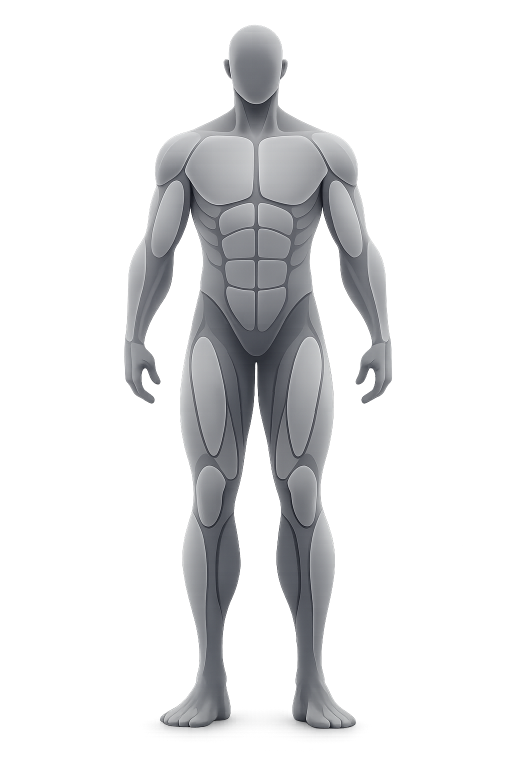
#> input picture assets/body-map/body-front.png, 1024 x 1536 px, found by its file name (shown at 1/2 size)
$ python extract_muscle_paths_final.py
#> lines starting #> are read from the running program, lines starting #| are printed output that depends on the picture
#!/usr/bin/env python3
"""
Extract SVG muscle contour paths from 3D body model images — FINAL version.

Uses radial ray-casting with per-muscle tuned thresholds.
For muscles where ray-casting doesn't work well (core, front delts, side delts),
uses bounding-box constrained ray-casting with only bright/alpha as stopping criteria.

ViewBox: 0 0 160 492
Front body center: vb_x = 96.6
Back body center: vb_x = 69.5
"""

from PIL import Image
import numpy as np
import math

VB_W = 160
VB_H = 492
IMG_W = 500
IMG_H = 1536
SCALE_X = VB_W / IMG_W
SCALE_Y = VB_H / IMG_H

def px_to_vb(px, py):
    return (round(px * SCALE_X, 1), round(py * SCALE_Y, 1))

def vb_to_px(vx, vy):
    return (int(round(vx / SCALE_X)), int(round(vy / SCALE_Y)))

def load_image(path):
    img = np.array(Image.open(path).convert('RGBA')).astype(np.float64)
    lum = 0.299 * img[:,:,0] + 0.587 * img[:,:,1] + 0.114 * img[:,:,2]
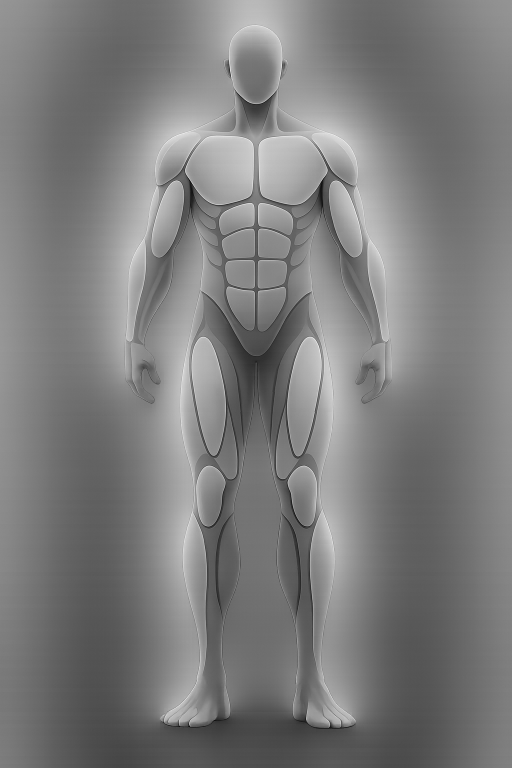
#> lum: shape (1536, 1024) float64 (shown at 1/2 size); min 0, max 253.2, mean 125.1
    return lum, img[:,:,3]

def compute_gradient(lum):
    h, w = lum.shape
    gx = np.zeros_like(lum)
    gy = np.zeros_like(lum)
    gx[1:-1, 1:-1] = (-lum[0:-2, 0:-2] + lum[0:-2, 2:] - 2*lum[1:-1, 0:-2] + 2*lum[1:-1, 2:] - lum[2:, 0:-2] + lum[2:, 2:])
    gy[1:-1, 1:-1] = (-lum[0:-2, 0:-2] - 2*lum[0:-2, 1:-1] - lum[0:-2, 2:] + lum[2:, 0:-2] + 2*lum[2:, 1:-1] + lum[2:, 2:])
    return np.sqrt(gx**2 + gy**2)

def cast_ray(lum, alpha, grad, cx, cy, angle, min_r, max_r,
             grad_thresh=40, lum_jump=30, bright_thresh=242,
             bbox_vb=None):
    """Cast a ray, return boundary pixel coords. Optional bbox in vb coords."""
    h, w = lum.shape
    dx, dy = math.cos(angle), math.sin(angle)
    prev = lum[cy, cx]
    for r in range(min_r, max_r):
        x, y = int(round(cx+dx*r)), int(round(cy+dy*r))
        if x<0 or x>=w or y<0 or y>=h:
            return (int(round(cx+dx*(r-1))), int(round(cy+dy*(r-1))))
        # Bounding box check in vb coords
        if bbox_vb:
            vx, vy = px_to_vb(x, y)
            if vx < bbox_vb[0] or vx > bbox_vb[2] or vy < bbox_vb[1] or vy > bbox_vb[3]:
                return (x, y)
        if alpha[y,x] < 128:
            return (x, y)
        pl = lum[y,x]
        pg = grad[y,x]
        if pl > bright_thresh:
            return (x, y)
        if pg > grad_thresh:
            return (x, y)
        if abs(pl - prev) > lum_jump:
            return (x, y)
        prev = pl
    x, y = int(round(cx+dx*max_r)), int(round(cy+dy*max_r))
    return (max(0,min(w-1,x)), max(0,min(h-1,y)))

def extract_boundary(lum, alpha, grad, defn):
    """Extract boundary points using radial ray-casting."""
    seed = defn['seed_vb']
    cx, cy = vb_to_px(seed[0], seed[1])
    n_rays = defn.get('n_rays', 24)
    points = []
    for i in range(n_rays):
        angle = 2 * math.pi * i / n_rays
        pt = cast_ray(lum, alpha, grad, cx, cy, angle,
                      min_r=defn.get('min_r', 4),
                      max_r=defn.get('max_r', 80),
                      grad_thresh=defn.get('grad_thresh', 40),
                      lum_jump=defn.get('lum_jump', 30),
                      bright_thresh=defn.get('bright_thresh', 242),
                      bbox_vb=defn.get('bbox_vb', None))
        if pt:
            points.append(px_to_vb(pt[0], pt[1]))
    return points

def smooth_points(pts, window=2):
    n = len(pts)
    if n < window*2+1: return pts
    result = []
    for i in range(n):
        sx = sy = 0.0
        for j in range(-window, window+1):
            sx += pts[(i+j)%n][0]; sy += pts[(i+j)%n][1]
        c = 2*window+1
        result.append((round(sx/c,1), round(sy/c,1)))
    return result

def subsample(pts, target=14):
    n = len(pts)
    if n <= target: return pts
    step = n / target
    return [pts[int(round(i*step))%n] for i in range(target)]

def to_svg_path(pts):
    n = len(pts)
    if n < 3: return ""
    w = [pts[-1]] + list(pts) + [pts[0], pts[1]]
    parts = [f"M {w[1][0]} {w[1][1]}"]
    for i in range(1, len(w)-2):
        p0, p1, p2, p3 = [np.array(w[j]) for j in [i-1,i,i+1,i+2]]
        c1 = p1 + (p2-p0)/6.0
        c2 = p2 - (p3-p1)/6.0
        parts.append(f"C {c1[0]:.1f} {c1[1]:.1f}, {c2[0]:.1f} {c2[1]:.1f}, {p2[0]:.1f} {p2[1]:.1f}")
    parts.append("Z")
    return " ".join(parts)

def process(lum, alpha, grad, name, defn):
    """Process one muscle, return SVG path string."""
    boundary = extract_boundary(lum, alpha, grad, defn)
    if len(boundary) < 5:
        print(f"  {name}: FAILED ({len(boundary)} pts)")
        return None
    smoothed = smooth_points(boundary, window=defn.get('smooth', 2))
    target = defn.get('target_pts', 14)
    sampled = subsample(smoothed, target)
    path = to_svg_path(sampled)
    xs = [p[0] for p in sampled]; ys = [p[1] for p in sampled]
    print(f"  {name}: {len(boundary)}->{len(sampled)} pts, "
          f"x=[{min(xs):.1f}-{max(xs):.1f}] y=[{min(ys):.1f}-{max(ys):.1f}] "
          f"({max(xs)-min(xs):.0f}x{max(ys)-min(ys):.0f})")
    return path

# ── FRONT Muscles ──
FRONT = {
    'chest_left': {
        'seed_vb': (83, 182), 'n_rays': 24, 'min_r': 5, 'max_r': 65,
        'grad_thresh': 40, 'lum_jump': 35, 'target_pts': 14,
    },
    'chest_right': {
        'seed_vb': (111, 182), 'n_rays': 24, 'min_r': 5, 'max_r': 65,
        'grad_thresh': 40, 'lum_jump': 35, 'target_pts': 14,
    },
    'shoulder_left': {
        'seed_vb': (64, 162), 'n_rays': 24, 'min_r': 4, 'max_r': 50,
        'grad_thresh': 40, 'lum_jump': 30, 'target_pts': 12,
    },
    'shoulder_right': {
        'seed_vb': (129, 162), 'n_rays': 24, 'min_r': 4, 'max_r': 50,
        'grad_thresh': 40, 'lum_jump': 30, 'target_pts': 12,
    },
    'bicep_left': {
        'seed_vb': (56, 198), 'n_rays': 24, 'min_r': 4, 'max_r': 65,
        'grad_thresh': 40, 'lum_jump': 30, 'target_pts': 14,
    },
    'bicep_right': {
        'seed_vb': (138, 198), 'n_rays': 24, 'min_r': 4, 'max_r': 65,
        'grad_thresh': 40, 'lum_jump': 30, 'target_pts': 14,
    },
    'forearm_left': {
        'seed_vb': (47, 248), 'n_rays': 24, 'min_r': 4, 'max_r': 55,
        'grad_thresh': 40, 'lum_jump': 30, 'target_pts': 12,
    },
    'forearm_right': {
        'seed_vb': (146, 248), 'n_rays': 24, 'min_r': 4, 'max_r': 55,
        'grad_thresh': 40, 'lum_jump': 30, 'target_pts': 12,
    },
    # Core: use bbox constraint + only bright/alpha stopping (no grad/lum_jump)
    # The abs area is bounded by chest line (~y=196), groin (~y=262),
    # and arm gaps (~x=72 left, ~x=122 right)
    'core': {
        'seed_vb': (96.6, 228), 'n_rays': 32, 'min_r': 8, 'max_r': 120,
        'grad_thresh': 9999, 'lum_jump': 9999,
        'bbox_vb': (76, 196, 118, 262),
        'target_pts': 16, 'smooth': 3,
    },
    # Quads: higher thresholds since internal quad muscle lines are strong
    'quad_left': {
        'seed_vb': (80, 306), 'n_rays': 28, 'min_r': 5, 'max_r': 100,
        'grad_thresh': 80, 'lum_jump': 50, 'target_pts': 14,
    },
    'quad_right': {
        'seed_vb': (113, 306), 'n_rays': 28, 'min_r': 5, 'max_r': 100,
        'grad_thresh': 80, 'lum_jump': 50, 'target_pts': 14,
    },
}

# ── BACK Muscles ──
BACK = {
    'traps': {
        'seed_vb': (69.5, 158), 'n_rays': 28, 'min_r': 5, 'max_r': 70,
        'grad_thresh': 40, 'lum_jump': 30, 'target_pts': 14,
    },
    'rear_delt_left': {
        'seed_vb': (37, 163), 'n_rays': 24, 'min_r': 4, 'max_r': 45,
        'grad_thresh': 40, 'lum_jump': 30, 'target_pts': 12,
    },
    'rear_delt_right': {
        'seed_vb': (102, 163), 'n_rays': 24, 'min_r': 4, 'max_r': 45,
        'grad_thresh': 40, 'lum_jump': 30, 'target_pts': 12,
    },
    'back_central': {
        'seed_vb': (65.5, 207), 'n_rays': 28, 'min_r': 5, 'max_r': 80,
        'grad_thresh': 40, 'lum_jump': 30, 'target_pts': 14,
    },
    'lat_left': {
        'seed_vb': (50, 195), 'n_rays': 28, 'min_r': 5, 'max_r': 70,
        'grad_thresh': 38, 'lum_jump': 28, 'target_pts': 14,
    },
    'lat_right': {
        'seed_vb': (89, 195), 'n_rays': 28, 'min_r': 5, 'max_r': 70,
        'grad_thresh': 38, 'lum_jump': 28, 'target_pts': 14,
    },
    # Triceps: use bbox + moderate threshold to get proper elongated shape
    'tricep_left': {
        'seed_vb': (28, 200), 'n_rays': 24, 'min_r': 4, 'max_r': 60,
        'grad_thresh': 60, 'lum_jump': 40,
        'bbox_vb': (18, 176, 36, 228),
        'target_pts': 14,
    },
    'tricep_right': {
        'seed_vb': (111, 200), 'n_rays': 24, 'min_r': 4, 'max_r': 60,
        'grad_thresh': 60, 'lum_jump': 40,
        'bbox_vb': (103, 176, 121, 228),
        'target_pts': 14,
    },
    'glute_left': {
        'seed_vb': (52, 268), 'n_rays': 24, 'min_r': 5, 'max_r': 60,
        'grad_thresh': 40, 'lum_jump': 30,
        'bbox_vb': (34, 252, 68, 284),
        'target_pts': 14,
    },
    'glute_right': {
        'seed_vb': (87, 268), 'n_rays': 24, 'min_r': 5, 'max_r': 60,
        'grad_thresh': 40, 'lum_jump': 30,
        'bbox_vb': (71, 252, 105, 284),
        'target_pts': 14,
    },
    'hamstring_left': {
        'seed_vb': (52, 305), 'n_rays': 28, 'min_r': 5, 'max_r': 75,
        'grad_thresh': 45, 'lum_jump': 35,
        'bbox_vb': (36, 277, 68, 340),
        'target_pts': 14,
    },
    'hamstring_right': {
        'seed_vb': (87, 305), 'n_rays': 28, 'min_r': 5, 'max_r': 75,
        'grad_thresh': 45, 'lum_jump': 35,
        'bbox_vb': (71, 277, 103, 340),
        'target_pts': 14,
    },
    'calf_left': {
        'seed_vb': (46, 365), 'n_rays': 24, 'min_r': 4, 'max_r': 60,
        'grad_thresh': 40, 'lum_jump': 30,
        'bbox_vb': (36, 340, 64, 395),
        'target_pts': 12,
    },
    'calf_right': {
        'seed_vb': (93, 365), 'n_rays': 24, 'min_r': 4, 'max_r': 60,
        'grad_thresh': 40, 'lum_jump': 30,
        'bbox_vb': (75, 340, 103, 395),
        'target_pts': 12,
    },
}

def main():
    front_path = '/Users/johenilhernandez/LockedInFIT/assets/body-map/body-front.png'
    back_path = '/Users/johenilhernandez/LockedInFIT/assets/body-map/body-back.png'

    f_lum, f_a = load_image(front_path); f_g = compute_gradient(f_lum)
#> after `f_lum, f_a = load_image(front_path)`:
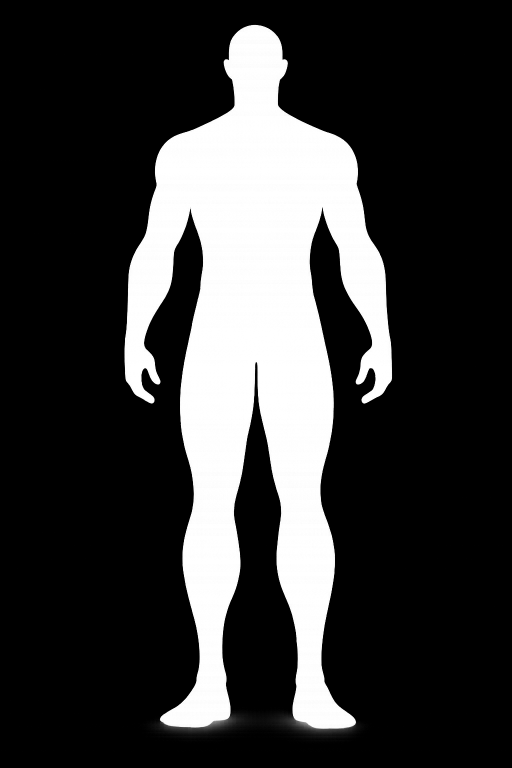
#> f_a: shape (1536, 1024) float64 (shown at 1/2 size); min 0, max 255, mean 57.3
#> after `f_g = compute_gradient(f_lum)`:
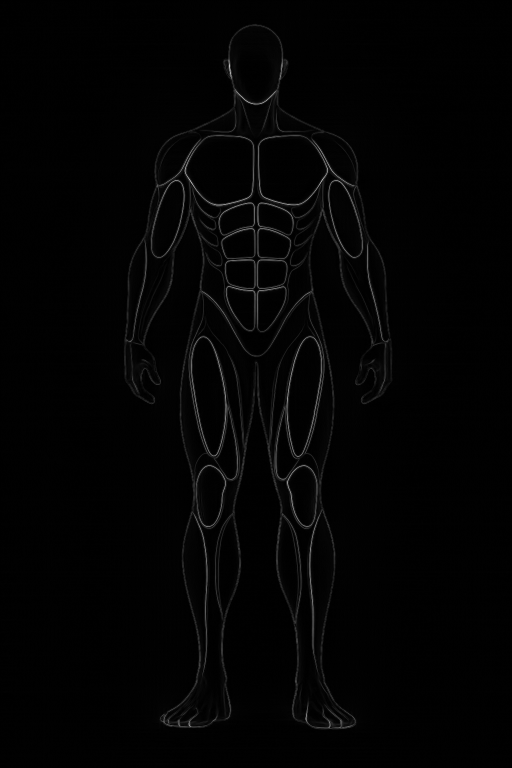
#> f_g: shape (1536, 1024) float64 (shown at 1/2 size); min 0, max 934.6, mean 13.3; drawn with min black and max white
    b_lum, b_a = load_image(back_path); b_g = compute_gradient(b_lum)
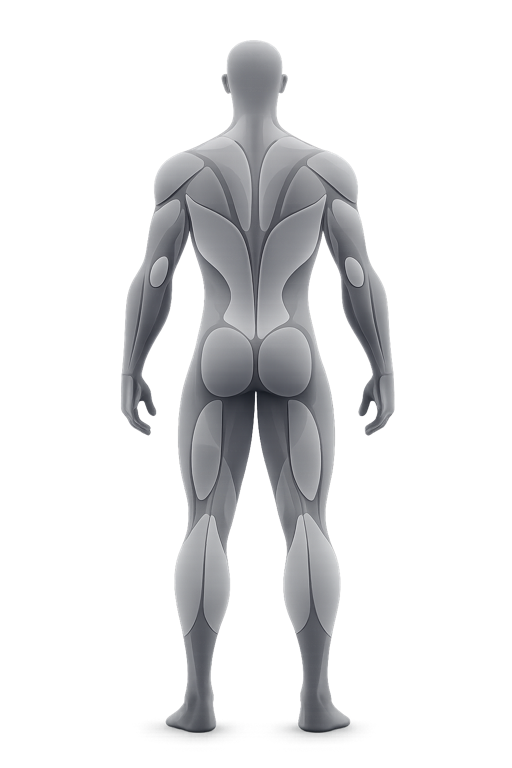
#> input picture assets/body-map/body-back.png, 512 x 768 px, found by its file name
#> in load_image (call 2), `lum = 0.299 * img[:,:,0] + 0.587 * img[:,:,1] + 0.114 * img[:,:,2]`:
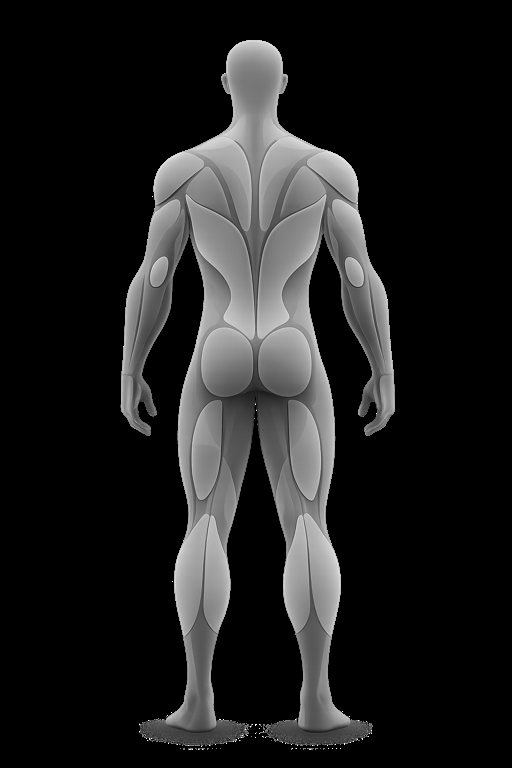
#> lum: shape (768, 512) float64; min 0, max 255, mean 32.2
#> after `b_lum, b_a = load_image(back_path)`:
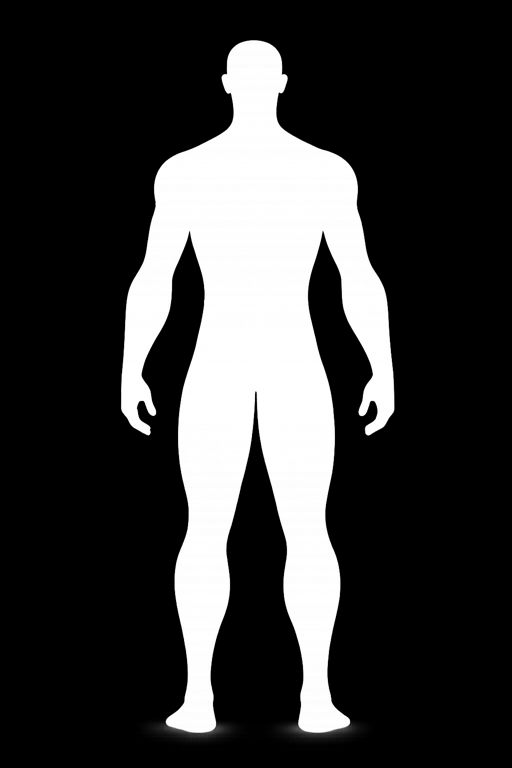
#> b_a: shape (768, 512) float64; min 0, max 255, mean 57.4
#> after `b_g = compute_gradient(b_lum)`:
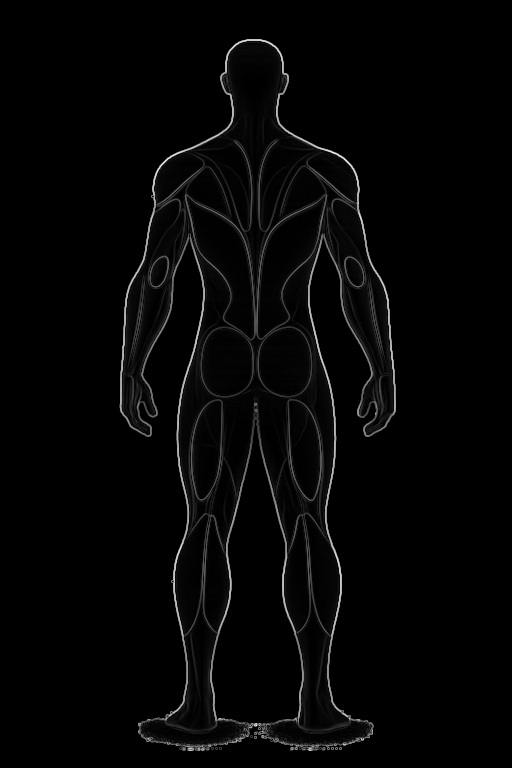
#> b_g: shape (768, 512) float64; min 0, max 1081.9, mean 23.2; drawn with min black and max white

    print("=== FRONT ===")
    fr = {}
    for n, d in FRONT.items():
        p = process(f_lum, f_a, f_g, n, d)
        if p: fr[n] = p
#> this loop made 11 passes
#> xs in process on pass 3: [65.2, 65, 64.6, 64, 63.4, 63, 62.8, 63, 63.4, 64, 64.6, 65]
#|   chest_left: 24->14 pts, x=[81.4-92.0] y=[171.1-193.0] (11x22)
#|   chest_right: 24->14 pts, x=[109.6-112.5] y=[180.5-183.4] (3x3)
#|   shoulder_left: 24->12 pts, x=[62.8-65.2] y=[160.9-163.2] (2x2)
#|   shoulder_right: 24->12 pts, x=[127.8-130.1] y=[160.9-163.2] (2x2)
#|   bicep_left: 24->14 pts, x=[54.8-57.2] y=[196.8-199.1] (2x2)
#|   bicep_right: 24->14 pts, x=[130.1-143.0] y=[193.5-212.5] (13x19)
#|   forearm_left: 24->12 pts, x=[45.9-48.2] y=[246.8-249.1] (2x2)
#|   forearm_right: 24->12 pts, x=[144.4-152.4] y=[237.3-257.3] (8x20)
#> (further printed lines are left out)

    print("\n=== BACK ===")
    br = {}
    for n, d in BACK.items():
        p = process(b_lum, b_a, b_g, n, d)
        if p: br[n] = p
#> this loop made 9 passes
#|   traps: 28->14 pts, x=[67.8-74.2] y=[152.1-165.0] (6x13)
#|   rear_delt_left: 24->12 pts, x=[36.0-38.3] y=[161.9-164.2] (2x2)
#|   rear_delt_right: 24->12 pts, x=[98.9-103.2] y=[161.3-164.2] (4x3)
#|   back_central: 28->14 pts, x=[61.3-67.2] y=[199.8-213.2] (6x13)
#|   lat_left: 28->14 pts, x=[48.3-51.5] y=[193.6-196.6] (3x3)
#|   lat_right: 28->14 pts, x=[87.4-90.6] y=[193.6-196.6] (3x3)
#|   tricep_left: 24->14 pts, x=[27.0-29.3] y=[198.7-201.0] (2x2)
#|   tricep_right: 24->14 pts, x=[109.9-112.2] y=[198.7-201.0] (2x2)

    comments = {
        'chest_left': 'Left pec', 'chest_right': 'Right pec',
        'shoulder_left': 'Left shoulder', 'shoulder_right': 'Right shoulder',
        'bicep_left': 'Left bicep', 'bicep_right': 'Right bicep',
        'forearm_left': 'Left forearm', 'forearm_right': 'Right forearm',
        'core': 'Abs/core',
        'quad_left': 'Left quad', 'quad_right': 'Right quad',
        'traps': 'Trapezius diamond',
        'rear_delt_left': 'Left rear delt', 'rear_delt_right': 'Right rear delt',
        'back_central': 'Central back (rhomboids + erectors)',
        'lat_left': 'Left lat', 'lat_right': 'Right lat',
        'tricep_left': 'Left tricep', 'tricep_right': 'Right tricep',
        'glute_left': 'Left glute', 'glute_right': 'Right glute',
        'hamstring_left': 'Left hamstring', 'hamstring_right': 'Right hamstring',
        'calf_left': 'Left calf', 'calf_right': 'Right calf',
    }

    def emit(gname, keys, results):
        print(f"  {gname}: [")
        for k in keys:
            c = comments.get(k, k)
            if k in results:
                print(f"    // {c}")
                print(f"    '{results[k]}',")
            else:
                print(f"    // {c} -- FAILED")
        print("  ],")

    print("\n" + "="*80)
    print("FRONT_PATHS:")
    emit('chest', ['chest_left', 'chest_right'], fr)
    emit('shoulders', ['shoulder_left', 'shoulder_right'], fr)
    emit('biceps', ['bicep_left', 'bicep_right'], fr)
    emit('forearms', ['forearm_left', 'forearm_right'], fr)
    emit('core', ['core'], fr)
    emit('quads', ['quad_left', 'quad_right'], fr)

    print("\nBACK_PATHS:")
    emit('traps', ['traps'], br)
    emit('rear_delts', ['rear_delt_left', 'rear_delt_right'], br)
    emit('back', ['back_central'], br)
    emit('lats', ['lat_left', 'lat_right'], br)
    emit('triceps', ['tricep_left', 'tricep_right'], br)
    emit('glutes', ['glute_left', 'glute_right'], br)
    emit('hamstrings', ['hamstring_left', 'hamstring_right'], br)
    emit('calves', ['calf_left', 'calf_right'], br)


if __name__ == '__main__':
#> (the run stopped early here; a loop or call above may not have finished)
